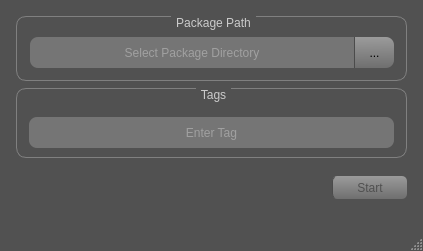
<?xml version="1.0" encoding="UTF-8"?>
<ui version="4.0">
 <class>MainWindow</class>
 <widget class="QMainWindow" name="MainWindow">
  <property name="geometry">
   <rect>
    <x>0</x>
    <y>0</y>
    <width>423</width>
    <height>251</height>
   </rect>
  </property>
  <property name="minimumSize">
   <size>
    <width>423</width>
    <height>251</height>
   </size>
  </property>
  <property name="maximumSize">
   <size>
    <width>423</width>
    <height>251</height>
   </size>
  </property>
  <property name="windowTitle">
   <string>Package Statistic</string>
  </property>
  <property name="styleSheet">
   <string notr="true">QMainWindow {
	background-color: rgb(81, 81, 81);
}</string>
  </property>
  <widget class="QWidget" name="centralwidget">
   <layout class="QGridLayout" name="gridLayout">
    <item row="0" column="0">
     <widget class="QFrame" name="frame">
      <property name="frameShape">
       <enum>QFrame::NoFrame</enum>
      </property>
      <property name="frameShadow">
       <enum>QFrame::Raised</enum>
      </property>
      <layout class="QGridLayout" name="gridLayout_2">
       <property name="leftMargin">
        <number>0</number>
       </property>
       <property name="topMargin">
        <number>0</number>
       </property>
       <property name="rightMargin">
        <number>0</number>
       </property>
       <property name="bottomMargin">
        <number>0</number>
       </property>
       <property name="spacing">
        <number>0</number>
       </property>
       <item row="3" column="0">
        <widget class="QFrame" name="frame_2">
         <property name="minimumSize">
          <size>
           <width>391</width>
           <height>46</height>
          </size>
         </property>
         <property name="maximumSize">
          <size>
           <width>391</width>
           <height>46</height>
          </size>
         </property>
         <property name="frameShape">
          <enum>QFrame::NoFrame</enum>
         </property>
         <property name="frameShadow">
          <enum>QFrame::Raised</enum>
         </property>
         <layout class="QGridLayout" name="gridLayout_4">
          <property name="leftMargin">
           <number>0</number>
          </property>
          <property name="topMargin">
           <number>0</number>
          </property>
          <property name="rightMargin">
           <number>0</number>
          </property>
          <property name="bottomMargin">
           <number>0</number>
          </property>
          <item row="1" column="0">
           <spacer name="horizontalSpacer">
            <property name="orientation">
             <enum>Qt::Horizontal</enum>
            </property>
            <property name="sizeHint" stdset="0">
             <size>
              <width>40</width>
              <height>20</height>
             </size>
            </property>
           </spacer>
          </item>
          <item row="1" column="1">
           <widget class="QPushButton" name="btn_start">
            <property name="minimumSize">
             <size>
              <width>75</width>
              <height>23</height>
             </size>
            </property>
            <property name="maximumSize">
             <size>
              <width>75</width>
              <height>23</height>
             </size>
            </property>
            <property name="styleSheet">
             <string notr="true">QPushButton { /* all types of tool button */
	color: rgb(80, 80, 80);
 	border-left:1px solid rgb(75, 75, 75);
    border-radius: 5px;
	background-color: qlineargradient(spread:pad, x1:0.489045, y1:1, x2:0.472, y2:0, stop:0 rgba(111, 111, 111, 255), stop:1 rgba(155, 155, 155, 255));
}
QPushButton:pressed {
	background-color: qlineargradient(spread:pad, x1:0.489045, y1:1, x2:0.472, y2:0, stop:0 rgba(158, 158, 158, 255), stop:1 rgba(203, 203, 203, 255));
}
QPushButton:hover {
	background-color: qlineargradient(spread:pad, x1:0.489045, y1:1, x2:0.472, y2:0, stop:0 rgba(158, 158, 158, 255), stop:1 rgba(203, 203, 203, 255));
}</string>
            </property>
            <property name="text">
             <string>Start</string>
            </property>
           </widget>
          </item>
         </layout>
        </widget>
       </item>
       <item row="0" column="0">
        <widget class="QGroupBox" name="groupBox">
         <property name="minimumSize">
          <size>
           <width>391</width>
           <height>65</height>
          </size>
         </property>
         <property name="maximumSize">
          <size>
           <width>391</width>
           <height>65</height>
          </size>
         </property>
         <property name="styleSheet">
          <string notr="true">QGroupBox {
    border: 1px solid gray;
    border-radius: 10px;
    margin-top: 1ex; /* leave space at the top for the title */
}
QGroupBox::title {
	color: rgb(203, 203, 203);
	subcontrol-origin: margin;
    subcontrol-position: top center; /* position at the top center */
    padding: 0 3px;
}
</string>
         </property>
         <property name="title">
          <string>Package Path</string>
         </property>
         <widget class="QFrame" name="frame_11">
          <property name="geometry">
           <rect>
            <x>1</x>
            <y>8</y>
            <width>390</width>
            <height>57</height>
           </rect>
          </property>
          <property name="minimumSize">
           <size>
            <width>390</width>
            <height>57</height>
           </size>
          </property>
          <property name="maximumSize">
           <size>
            <width>390</width>
            <height>57</height>
           </size>
          </property>
          <property name="frameShape">
           <enum>QFrame::NoFrame</enum>
          </property>
          <property name="frameShadow">
           <enum>QFrame::Raised</enum>
          </property>
          <layout class="QGridLayout" name="gridLayout_21">
           <property name="leftMargin">
            <number>13</number>
           </property>
           <property name="rightMargin">
            <number>13</number>
           </property>
           <item row="0" column="0">
            <widget class="QLineEdit" name="fld_package_dir">
             <property name="minimumSize">
              <size>
               <width>324</width>
               <height>31</height>
              </size>
             </property>
             <property name="maximumSize">
              <size>
               <width>324</width>
               <height>31</height>
              </size>
             </property>
             <property name="styleSheet">
              <string notr="true">QLineEdit{
color: rgb(203, 203, 203);
background-color: rgb(117, 117, 117);
border-top-left-radius: 8px;
border-bottom-left-radius: 8px;
padding: 5px;
}</string>
             </property>
             <property name="text">
              <string/>
             </property>
             <property name="alignment">
              <set>Qt::AlignCenter</set>
             </property>
             <property name="placeholderText">
              <string>Select Package Directory</string>
             </property>
            </widget>
           </item>
           <item row="0" column="1">
            <widget class="QToolButton" name="btn_package_dir">
             <property name="minimumSize">
              <size>
               <width>40</width>
               <height>31</height>
              </size>
             </property>
             <property name="maximumSize">
              <size>
               <width>40</width>
               <height>31</height>
              </size>
             </property>
             <property name="styleSheet">
              <string notr="true">QToolButton { /* all types of tool button */
 	border-left:1px solid rgb(75, 75, 75);
    border-top-right-radius: 8px;
    border-bottom-right-radius: 8px;
	background-color: qlineargradient(spread:pad, x1:0.489045, y1:1, x2:0.472, y2:0, stop:0 rgba(111, 111, 111, 255), stop:1 rgba(155, 155, 155, 255));
}
QToolButton:pressed {
	background-color: qlineargradient(spread:pad, x1:0.489045, y1:1, x2:0.472, y2:0, stop:0 rgba(158, 158, 158, 255), stop:1 rgba(203, 203, 203, 255));
}
QToolButton:hover {
	background-color: qlineargradient(spread:pad, x1:0.489045, y1:1, x2:0.472, y2:0, stop:0 rgba(158, 158, 158, 255), stop:1 rgba(203, 203, 203, 255));
}</string>
             </property>
             <property name="text">
              <string>...</string>
             </property>
            </widget>
           </item>
          </layout>
         </widget>
        </widget>
       </item>
       <item row="1" column="0">
        <widget class="QGroupBox" name="groupBox_6">
         <property name="minimumSize">
          <size>
           <width>391</width>
           <height>70</height>
          </size>
         </property>
         <property name="maximumSize">
          <size>
           <width>391</width>
           <height>70</height>
          </size>
         </property>
         <property name="styleSheet">
          <string notr="true">QGroupBox {
    border: 1px solid gray;
    border-radius: 10px;
    margin-top: 1ex; /* leave space at the top for the title */
}
QGroupBox::title {
	color: rgb(203, 203, 203);
	subcontrol-origin: margin;
    subcontrol-position: top center; /* position at the top center */
    padding: 0 3px;
}
</string>
         </property>
         <property name="title">
          <string>Tags</string>
         </property>
         <property name="alignment">
          <set>Qt::AlignCenter</set>
         </property>
         <layout class="QGridLayout" name="gridLayout_3">
          <item row="0" column="0">
           <widget class="QLineEdit" name="fld_tag">
            <property name="minimumSize">
             <size>
              <width>365</width>
              <height>31</height>
             </size>
            </property>
            <property name="maximumSize">
             <size>
              <width>365</width>
              <height>31</height>
             </size>
            </property>
            <property name="styleSheet">
             <string notr="true">QLineEdit{
color: rgb(203, 203, 203);
background-color: rgb(117, 117, 117);
border-radius: 8px;
padding: 5px;
}</string>
            </property>
            <property name="text">
             <string/>
            </property>
            <property name="alignment">
             <set>Qt::AlignCenter</set>
            </property>
            <property name="placeholderText">
             <string>Enter Tag</string>
            </property>
           </widget>
          </item>
         </layout>
        </widget>
       </item>
      </layout>
     </widget>
    </item>
   </layout>
  </widget>
  <widget class="QStatusBar" name="statusbar">
   <property name="styleSheet">
    <string notr="true">QStatusBar{
background-color: rgb(81, 81, 81);
color: rgb(203, 203, 203);}</string>
   </property>
  </widget>
 </widget>
 <resources/>
 <connections/>
</ui>
